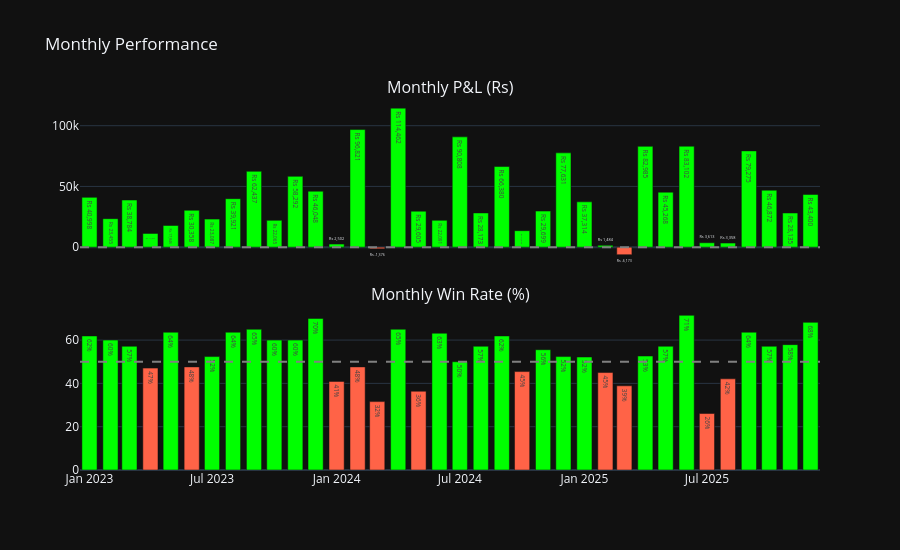

Source (notebook cell):
### Markdown cell above
## 4. Monthly P&L

### Code cell
monthly = df.groupby('month').agg(
    trades=('pnl_rs','count'), pnl=('pnl_rs','sum'),
    win_rate=('result', lambda x: (x != 'LOSS').mean() * 100)
).reset_index()
fig = make_subplots(rows=2, cols=1,
    subplot_titles=['Monthly P&L (Rs)', 'Monthly Win Rate (%)'],
    shared_xaxes=True, vertical_spacing=0.12)
fig.add_trace(go.Bar(x=monthly['month'], y=monthly['pnl'],
    marker_color=['lime' if v>=0 else 'tomato' for v in monthly['pnl']],
    text=[f'Rs {v:,.0f}' for v in monthly['pnl']], textposition='auto'), row=1, col=1)
fig.add_trace(go.Bar(x=monthly['month'], y=monthly['win_rate'],
    marker_color=['lime' if v>=50 else 'tomato' for v in monthly['win_rate']],
    text=[f'{v:.0f}%' for v in monthly['win_rate']], textposition='auto'), row=2, col=1)
fig.add_hline(y=50, row=2, col=1, line_dash='dash', line_color='gray')
fig.add_hline(y=0, row=1, col=1, line_dash='dash', line_color='gray')
fig.update_layout(template='plotly_dark', height=550, showlegend=False, title='Monthly Performance')
fig.show()
print(monthly.to_string(index=False))

### Figure 1 — Plotly figure (JSON) as saved in the notebook; plotly's stock layout.template omitted (floating-point values rounded to 4 significant figures)
{"data": [{"marker": {"color": ["lime", "lime", "lime", "lime", "lime", "lime", "lime", "lime", "lime", "lime", "lime", "lime", "lime", "lime", "tomato", "lime", "lime", "lime", "lime", "lime", "lime", "lime", "lime", "lime", "lime", "lime", "tomato", "lime", "lime", "lime", "lime", "lime", "lime", "lime", "lime", "lime"]}, "text": ["Rs 40,998", "Rs 23,455", "Rs 38,784", "Rs 11,306", "Rs 17,846", "Rs 30,358", "Rs 23,087", "Rs 39,921", "Rs 62,437", "Rs 22,065", "Rs 58,292", "Rs 46,048", "Rs 2,502", "Rs 96,821", "Rs -1,376", "Rs 114,462", "Rs 29,605", "Rs 22,091", "Rs 90,808", "Rs 28,173", "Rs 66,380", "Rs 13,570", "Rs 29,699", "Rs 77,631", "Rs 37,314", "Rs 1,484", "Rs -6,173", "Rs 82,985", "Rs 45,268", "Rs 83,102", "Rs 3,613", "Rs 3,358", "Rs 79,275", "Rs 46,872", "Rs 28,135", "Rs 43,400"], "textposition": "auto", "type": "bar", "x": ["2023-01", "2023-02", "2023-03", "2023-04", "2023-05", "2023-06", "2023-07", "2023-08", "2023-09", "2023-10", "2023-11", "2023-12", "2024-01", "2024-02", "2024-03", "2024-04", "2024-05", "2024-06", "2024-07", "2024-08", "2024-09", "2024-10", "2024-11", "2024-12", "2025-01", "2025-02", "2025-03", "2025-04", "2025-05", "2025-06", "2025-07", "2025-08", "2025-09", "2025-10", "2025-11", "2025-12"], "xaxis": "x", "y": [41000.0, 23460.0, 38780.0, 11310.0, 17850.0, 30360.0, 23090.0, 39920.0, 62440.0, 22060.0, 58290.0, 46050.0, 2502.0, 96820.0, -1376.0, 114500.0, 29610.0, 22090.0, 90810.0, 28170.0, 66380.0, 13570.0, 29700.0, 77630.0, 37310.0, 1484.0, -6173.0, 82990.0, 45270.0, 83100.0, 3613.0, 3358.0, 79280.0, 46870.0, 28130.0, 43400.0], "yaxis": "y"}, {"marker": {"color": ["lime", "lime", "lime", "tomato", "lime", "tomato", "lime", "lime", "lime", "lime", "lime", "lime", "tomato", "tomato", "tomato", "lime", "tomato", "lime", "lime", "lime", "lime", "tomato", "lime", "lime", "lime", "tomato", "tomato", "lime", "lime", "lime", "tomato", "tomato", "lime", "lime", "lime", "lime"]}, "text": ["62%", "60%", "57%", "47%", "64%", "48%", "52%", "64%", "65%", "60%", "60%", "70%", "41%", "48%", "32%", "65%", "36%", "63%", "50%", "57%", "62%", "45%", "56%", "52%", "52%", "45%", "39%", "53%", "57%", "71%", "26%", "42%", "64%", "57%", "58%", "68%"], "textposition": "auto", "type": "bar", "x": ["2023-01", "2023-02", "2023-03", "2023-04", "2023-05", "2023-06", "2023-07", "2023-08", "2023-09", "2023-10", "2023-11", "2023-12", "2024-01", "2024-02", "2024-03", "2024-04", "2024-05", "2024-06", "2024-07", "2024-08", "2024-09", "2024-10", "2024-11", "2024-12", "2025-01", "2025-02", "2025-03", "2025-04", "2025-05", "2025-06", "2025-07", "2025-08", "2025-09", "2025-10", "2025-11", "2025-12"], "xaxis": "x2", "y": [61.9, 60.0, 57.14, 47.06, 63.64, 47.62, 52.38, 63.64, 65.0, 60.0, 60.0, 70.0, 40.91, 47.62, 31.58, 65.0, 36.36, 63.16, 50.0, 57.14, 61.9, 45.45, 55.56, 52.38, 52.17, 45.0, 38.89, 52.63, 57.14, 71.43, 26.09, 42.11, 63.64, 57.14, 57.89, 68.18], "yaxis": "y2"}], "layout": {"annotations": [{"font": {"size": 16}, "showarrow": false, "text": "Monthly P&L (Rs)", "x": 0.5, "xanchor": "center", "xref": "paper", "y": 1, "yanchor": "bottom", "yref": "paper"}, {"font": {"size": 16}, "showarrow": false, "text": "Monthly Win Rate (%)", "x": 0.5, "xanchor": "center", "xref": "paper", "y": 0.44, "yanchor": "bottom", "yref": "paper"}], "height": 550, "shapes": [{"line": {"color": "gray", "dash": "dash"}, "type": "line", "x0": 0, "x1": 1, "xref": "x2 domain", "y0": 50, "y1": 50, "yref": "y2"}, {"line": {"color": "gray", "dash": "dash"}, "type": "line", "x0": 0, "x1": 1, "xref": "x domain", "y0": 0, "y1": 0, "yref": "y"}], "showlegend": false, "title": {"text": "Monthly Performance"}, "xaxis": {"anchor": "y", "domain": [0, 1], "matches": "x2", "showticklabels": false}, "xaxis2": {"anchor": "y2", "domain": [0, 1]}, "yaxis": {"anchor": "x", "domain": [0.56, 1]}, "yaxis2": {"anchor": "x2", "domain": [0, 0.44]}}}
